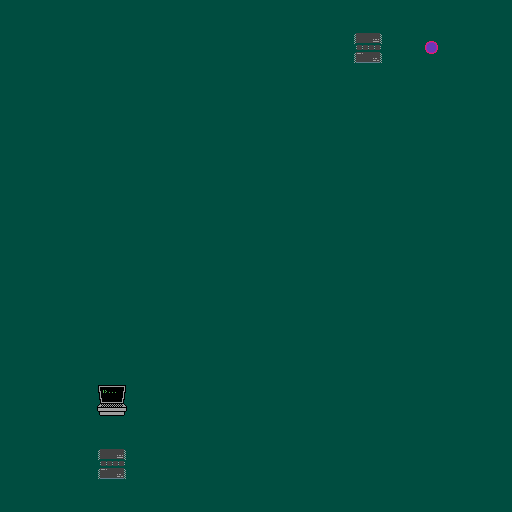

This is a level from a 2D game, rendered from its Tiled map with the project's own tilesets. A one-line summary and the complete map file follow:
An orthogonal 16x16 tile map with 32x32 px tiles, 5 tile layers (background, ground, pipes, nodes, ...) and 4 objects (botStart, playerStart, botGoal, playerGoal).

<map version="1.4" tiledversion="1.4.2" orientation="orthogonal" renderorder="right-down" width="16" height="16" tilewidth="32" tileheight="32" infinite="0" nextlayerid="7" nextobjectid="7">
 <tileset firstgid="1" source="boardArt.tsx" />
 <layer id="1" name="background" width="16" height="16">
  <data encoding="csv">
14,14,14,14,14,14,14,14,14,14,14,14,14,14,14,14,
14,14,14,14,14,14,14,14,14,14,14,14,14,14,14,14,
14,14,14,14,14,14,14,14,14,14,14,14,14,14,14,14,
14,14,14,14,14,14,14,14,14,14,14,14,14,14,14,14,
14,14,14,14,14,14,14,14,14,14,14,14,14,14,14,14,
14,14,14,14,14,14,14,14,14,14,14,14,14,14,14,14,
14,14,14,14,14,14,14,14,14,14,14,14,14,14,14,14,
14,14,14,14,14,14,14,14,14,14,14,14,14,14,14,14,
14,14,14,14,14,14,14,14,14,14,14,14,14,14,14,14,
14,14,14,14,14,14,14,14,14,14,14,14,14,14,14,14,
14,14,14,14,14,14,14,14,14,14,14,14,14,14,14,14,
14,14,14,14,14,14,14,14,14,14,14,14,14,14,14,14,
14,14,14,14,14,14,14,14,14,14,14,14,14,14,14,14,
14,14,14,14,14,14,14,14,14,14,14,14,14,14,14,14,
14,14,14,14,14,14,14,14,14,14,14,14,14,14,14,14,
14,14,14,14,14,14,14,14,14,14,14,14,14,14,14,14
</data>
 </layer>
 <layer id="2" name="ground" width="16" height="16">
  <data encoding="csv">
0,0,0,0,0,0,0,0,0,0,0,0,0,0,0,0,
0,0,0,0,0,0,0,0,0,0,0,18,0,0,0,0,
0,0,0,0,0,0,0,0,0,0,0,0,0,0,0,0,
0,0,0,0,0,0,0,0,0,0,0,0,0,0,0,0,
0,0,0,0,0,0,0,0,0,0,0,0,0,0,0,0,
0,0,0,0,0,0,0,0,0,0,0,0,0,0,0,0,
0,0,0,0,0,0,0,0,0,0,0,0,0,0,0,0,
0,0,0,0,0,0,0,0,0,0,0,0,0,0,0,0,
0,0,0,0,0,0,0,0,0,0,0,0,0,0,0,0,
0,0,0,0,0,0,0,0,0,0,0,0,0,0,0,0,
0,0,0,0,0,0,0,0,0,0,0,0,0,0,0,0,
0,0,0,0,0,0,0,0,0,0,0,0,0,0,0,0,
0,0,0,0,0,0,0,0,0,0,0,0,0,0,0,0,
0,0,0,0,0,0,0,0,0,0,0,0,0,0,0,0,
0,0,0,18,0,0,0,0,0,0,0,0,0,0,0,0,
0,0,0,0,0,0,0,0,0,0,0,0,0,0,0,0
</data>
 </layer>
 <layer id="4" name="pipes" width="16" height="16">
  <data encoding="csv">
0,0,0,0,0,0,0,0,0,0,0,0,0,0,0,0,
0,0,0,0,0,0,0,0,0,0,0,0,0,0,0,0,
0,0,0,0,0,0,0,0,0,0,0,0,0,0,0,0,
0,0,0,0,0,0,0,0,0,0,0,0,0,0,0,0,
0,0,0,0,0,0,0,0,0,0,0,0,0,0,0,0,
0,0,0,0,0,0,0,0,0,0,0,0,0,0,0,0,
0,0,0,0,0,0,0,0,0,0,0,0,0,0,0,0,
0,0,0,0,0,0,0,0,0,0,0,0,0,0,0,0,
0,0,0,0,0,0,0,0,0,0,0,0,0,0,0,0,
0,0,0,0,0,0,0,0,0,0,0,0,0,0,0,0,
0,0,0,0,0,0,0,0,0,0,0,0,0,0,0,0,
0,0,0,0,0,0,0,0,0,0,0,0,0,0,0,0,
0,0,0,0,0,0,0,0,0,0,0,0,0,0,0,0,
0,0,0,0,0,0,0,0,0,0,0,0,0,0,0,0,
0,0,0,0,0,0,0,0,0,0,0,0,0,0,0,0,
0,0,0,0,0,0,0,0,0,0,0,0,0,0,0,0
</data>
 </layer>
 <layer id="3" name="nodes" width="16" height="16">
  <data encoding="csv">
0,0,0,0,0,0,0,0,0,0,0,0,0,0,0,0,
0,0,0,0,0,0,0,0,0,0,0,0,0,35,0,0,
0,0,0,0,0,0,0,0,0,0,0,0,0,0,0,0,
0,0,0,0,0,0,0,0,0,0,0,0,0,0,0,0,
0,0,0,0,0,0,0,0,0,0,0,0,0,0,0,0,
0,0,0,0,0,0,0,0,0,0,0,0,0,0,0,0,
0,0,0,0,0,0,0,0,0,0,0,0,0,0,0,0,
0,0,0,0,0,0,0,0,0,0,0,0,0,0,0,0,
0,0,0,0,0,0,0,0,0,0,0,0,0,0,0,0,
0,0,0,0,0,0,0,0,0,0,0,0,0,0,0,0,
0,0,0,0,0,0,0,0,0,0,0,0,0,0,0,0,
0,0,0,0,0,0,0,0,0,0,0,0,0,0,0,0,
0,0,0,0,0,0,0,0,0,0,0,0,0,0,0,0,
0,0,0,0,0,0,0,0,0,0,0,0,0,0,0,0,
0,0,0,0,0,0,0,0,0,0,0,0,0,0,0,0,
0,0,0,0,0,0,0,0,0,0,0,0,0,0,0,0
</data>
 </layer>
 <layer id="5" name="decorations" width="16" height="16">
  <data encoding="csv">
0,0,0,0,0,0,0,0,0,0,0,0,0,0,0,0,
0,0,0,0,0,0,0,0,0,0,0,0,0,0,0,0,
0,0,0,0,0,0,0,0,0,0,0,0,0,0,0,0,
0,0,0,0,0,0,0,0,0,0,0,0,0,0,0,0,
0,0,0,0,0,0,0,0,0,0,0,0,0,0,0,0,
0,0,0,0,0,0,0,0,0,0,0,0,0,0,0,0,
0,0,0,0,0,0,0,0,0,0,0,0,0,0,0,0,
0,0,0,0,0,0,0,0,0,0,0,0,0,0,0,0,
0,0,0,0,0,0,0,0,0,0,0,0,0,0,0,0,
0,0,0,0,0,0,0,0,0,0,0,0,0,0,0,0,
0,0,0,0,0,0,0,0,0,0,0,0,0,0,0,0,
0,0,0,0,0,0,0,0,0,0,0,0,0,0,0,0,
0,0,0,46,0,0,0,0,0,0,0,0,0,0,0,0,
0,0,0,0,0,0,0,0,0,0,0,0,0,0,0,0,
0,0,0,0,0,0,0,0,0,0,0,0,0,0,0,0,
0,0,0,0,0,0,0,0,0,0,0,0,0,0,0,0
</data>
 </layer>
 <objectgroup id="6" name="InteractiveComponents">
  <object id="1" name="botStart" type="botStart" x="32" y="448" width="32" height="32" />
  <object id="2" name="playerStart" type="playerStart" x="96" y="448" width="32" height="32" />
  <object id="3" name="botGoal" type="botGoal" x="416" y="32" width="32" height="32" />
  <object id="4" name="playerGoal" type="playerGoal" x="352" y="0" width="64" height="64" />
 </objectgroup>
</map>
